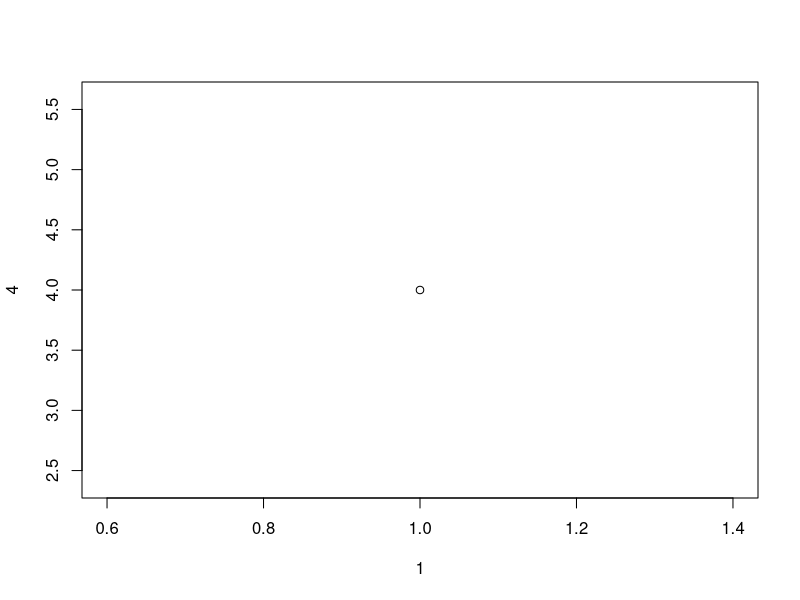

Generate this figure with R: (Note: this script raises an error after producing the figure.)
## ---- chunk 1
plot(1, 4)
## ---- chunk 2
knitr::include_graphics("figures/clc90.png")
## ---- chunk 3
knitr::include_graphics("figures/clc18.png")
## ---- chunk 4
knitr::include_graphics("figures/lc_bin.png")
## ---- chunk 5
knitr::include_graphics("figures/lcpch90.png")
## ---- chunk 6
knitr::include_graphics("figures/lcpch18.png")
## ---- chunk 7
knitr::include_graphics("figures/stacked.png")
## ---- chunk 8
knitr::include_graphics("figures/treemap_main.png")
## ---- chunk 9
knitr::include_graphics("figures/treemap_faceted.png")
## ---- chunk 10
library(magrittr)
df = data.frame(a = 1:5, b = letters[1:5])
knitr::kable(df, 
             caption = "Moja pierwsza tabela",
             booktabs = TRUE) %>% 
  kableExtra::column_spec(1, width = "2cm") %>% 
  kableExtra::column_spec(2, width = "4cm")
